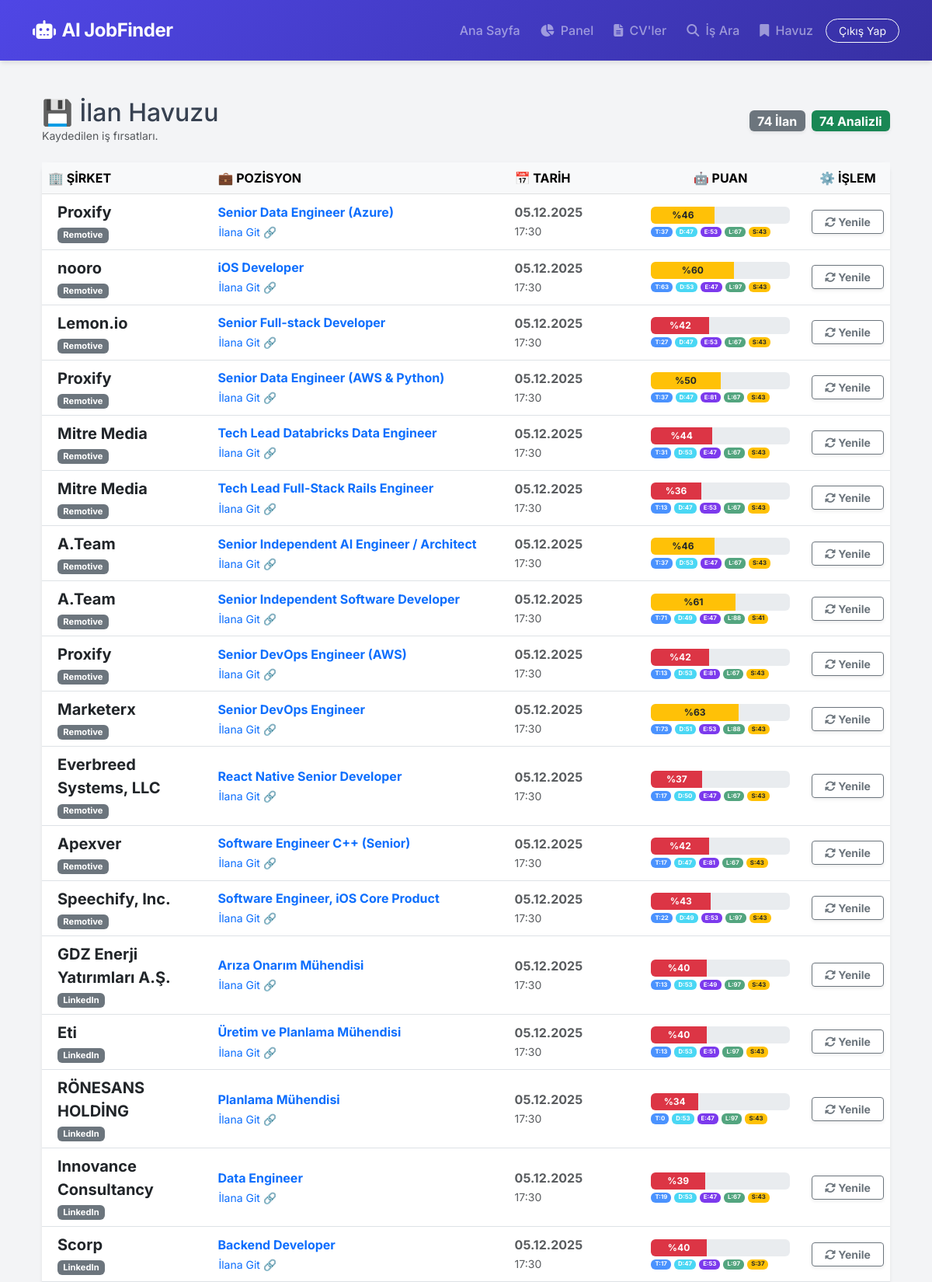
The app's page /kaydedilenler (signed in, upper part) with its own data.
### models.py (models this page shows)
class IsIlani(db.Model):
    id = db.Column(db.Integer, primary_key=True)
    baslik = db.Column(db.String(300), nullable=True)
    sirket_adi = db.Column(db.String(255), nullable=True)
    kaynak_url = db.Column(db.String(500), unique=True, nullable=False)
    kaynak_site = db.Column(db.String(100), nullable=True)
    aciklama_ozeti = db.Column(db.Text, nullable=True)
    bulunma_tarihi = db.Column(db.DateTime, default=datetime.utcnow)
    gereksinimler_json = db.Column(db.JSON, nullable=True)
    bulan_kullanici_id = db.Column(db.Integer, db.ForeignKey('kullanici.id'), nullable=True)
    eslesmeler = db.relationship('Eslesme', backref='is_ilani', lazy=True, cascade='all, delete-orphan')

### app.py (the view)
@app.route('/kaydedilenler')
def kaydedilenler():
    if 'user_id' not in session: return redirect(url_for('login'))
    user_id = session['user_id']
    ilanlar = models.IsIlani.query.filter_by(bulan_kullanici_id=user_id).order_by(models.IsIlani.id.desc()).limit(100).all()
    cvler = models.CV.query.filter_by(aday_id=user_id).all()
    puanlar = {}
    analizler = {}
    if cvler:
        for e in models.Eslesme.query.filter_by(cv_id=cvler[0].id).all():
            puanlar[e.is_ilani_id] = e.skor
            analizler[e.is_ilani_id] = e.analiz_sonucu
    return render_template('kaydedilenler.html', ilanlar=ilanlar, puanlar=puanlar, analizler=analizler, cvler=cvler)

### templates/kaydedilenler.html (shortened to what this page needs)
{% extends 'base.html' %}
{% block content %}
<div class="container mt-4">
    <div class="d-flex justify-content-between align-items-center mb-4">
        <div>
            <h2 class="mb-0">💾 İlan Havuzu</h2>
            <p class="text-muted small mb-0">Kaydedilen iş fırsatları.</p>
        </div>
        <div class="d-flex align-items-center gap-2">
            <span class="badge bg-secondary fs-6 shadow-sm">{{ ilanlar|length }} İlan</span>
            <span class="badge bg-success fs-6 shadow-sm">{{ puanlar|length }} Analizli</span>
        </div>
    </div>
    <div class="card shadow-sm border-0">
        <div class="table-responsive">
            <table class="table table-hover align-middle mb-0">
                <thead class="table-light">
                    <tr>
                        <th style="width: 20%;">🏢 ŞİRKET</th>
                        <th style="width: 35%;">💼 POZİSYON</th>
                        <th style="width: 15%;">📅 TARİH</th>
                        <th style="width: 20%; text-align: center;">🤖 PUAN</th>
                        <th style="width: 10%; text-align: center;">⚙️ İŞLEM</th>
                    </tr>
                </thead>
                <tbody>
                    {% for ilan in ilanlar %}
                    <tr id="ilan-row-{{ ilan.id }}">
                        <td style="padding-left: 20px;">
                            <div class="fw-bold text-dark fs-5">{{ ilan.sirket_adi or 'Belirtilmemiş' }}</div>
                            <span class="badge bg-secondary" style="font-size: 0.7em;">{{ ilan.kaynak_site }}</span>
                        </td>
                        <td>
                            <div class="fw-bold text-primary">{{ ilan.baslik }}</div>
                            <a href="{{ ilan.kaynak_url }}" target="_blank"
                                class="btn btn-link btn-sm p-0 text-decoration-none">İlana Git 🔗</a>
                        </td>
                        <td>
                            <div class="text-muted fw-bold">{{ ilan.bulunma_tarihi.strftime('%d.%m.%Y') }}</div>
                            <small class="text-muted">{{ ilan.bulunma_tarihi.strftime('%H:%M') }}</small>
                        </td>
                        <td style="padding: 0 20px;" id="puan-cell-{{ ilan.id }}">
                            {% if ilan.id in puanlar %}
                            {% set skor = puanlar[ilan.id] %}
                            {% set analiz = analizler.get(ilan.id, {}) %}
                            {% set alt = analiz.get('alt_puanlar', {}) %}
                            {% if skor >= 70 %}
                            <div class="progress mb-1" style="height: 22px;">
                                <div class="progress-bar bg-success fw-bold" style="width: {{ skor }}%;">%{{ skor }}
                                </div>
                            </div>
                            {% elif skor >= 45 %}
                            <div class="progress mb-1" style="height: 22px;">
                                <div class="progress-bar bg-warning text-dark fw-bold" style="width: {{ skor }}%;">%{{
                                    skor }}</div>
                            </div>
                            {% else %}
                            <div class="progress mb-1" style="height: 22px;">
                                <div class="progress-bar bg-danger fw-bold" style="width: {{ skor }}%;">%{{ skor }}
                                </div>
                            </div>
                            {% endif %}
                            {% if alt %}
                            <div class="d-flex flex-wrap gap-1 mt-1" style="font-size: 0.65em;">
                                <span class="badge bg-primary bg-opacity-75" title="Teknik Yetenekler">T:{{ alt.teknik
                                    }}</span>
                                <span class="badge bg-info bg-opacity-75" title="Deneyim">D:{{ alt.deneyim }}</span>
                                <span class="badge bg-purple" style="background-color: #7c3aed;" title="Eğitim">E:{{
                                    alt.egitim }}</span>
                                <span class="badge bg-success bg-opacity-75" title="Dil">L:{{ alt.dil }}</span>
                                <span class="badge bg-warning text-dark" title="Sertifika">S:{{ alt.sertifika }}</span>
                            </div>
                            {% endif %}
                            {% else %}
                            <div class="text-center text-muted small">Analiz Bekliyor</div>
                            {% endif %}
                        </td>
                        <td class="text-center">
                            {% if cvler %}
                            <form action="{{ url_for('tekil_analiz', ilan_id=ilan.id, cv_id=cvler[0].id) }}"
                                method="POST">
                                <button type="submit"
                                    class="btn btn-sm w-100 fw-bold shadow-sm {% if ilan.id in puanlar %} btn-outline-secondary {% else %} btn-primary {% endif %}">
                                    {% if ilan.id in puanlar %} <i class="fas fa-sync-alt"></i> Yenile {% else %} <i
                                        class="fas fa-robot"></i> Analiz Et {% endif %}
                                </button>
                            </form>
                            {% else %}
                            <button class="btn btn-sm btn-light text-muted w-100 border" disabled>CV Yok</button>
                            {% endif %}
                        </td>
                    </tr>
                    {% endfor %}
                </tbody>
            </table>
        </div>
    </div>
</div>
{% endblock %}

### templates/base.html (style rules this page uses)
:root { --primary-color: #4F46E5; --secondary-color: #10B981; --dark-bg: #111827; --light-bg: #F3F4F6; --card-shadow: 0 10px 15px -3px rgba(0, 0, 0, 0.1), 0 4px 6px -2px rgba(0, 0, 0, 0.05); }
body { font-family: 'Inter', sans-serif; background-color: var(--light-bg); color: #374151; display: flex; flex-direction: column; min-height: 100vh; }
.card { border: none; border-radius: 12px; background: white; box-shadow: var(--card-shadow); transition: transform 0.2s ease-in-out; }

### records on screen
IsIlani: sirket_adi "Proxify", kaynak_site "Remotive", baslik "Senior Data Engineer (Azure)", bulunma_tarihi "05.12.2025", bulunma_tarihi "17:30", skor "46", teknik "37", deneyim "47", egitim "53", dil "67", sertifika "43", shows "Yenile"
IsIlani: sirket_adi "nooro", kaynak_site "Remotive", baslik "iOS Developer", bulunma_tarihi "05.12.2025", bulunma_tarihi "17:30", skor "60", teknik "63", deneyim "53", egitim "47", dil "97", sertifika "43", shows "Yenile"
IsIlani: sirket_adi "Lemon.io", kaynak_site "Remotive", baslik "Senior Full-stack Developer", bulunma_tarihi "05.12.2025", bulunma_tarihi "17:30", skor "42", teknik "27", deneyim "47", egitim "53", dil "67", sertifika "43", shows "Yenile"
IsIlani: sirket_adi "Proxify", kaynak_site "Remotive", baslik "Senior Data Engineer (AWS & Python)", bulunma_tarihi "05.12.2025", bulunma_tarihi "17:30", skor "50", teknik "37", deneyim "47", egitim "81", dil "67", sertifika "43", shows "Yenile"
IsIlani: sirket_adi "Mitre Media", kaynak_site "Remotive", baslik "Tech Lead Databricks Data Engineer", bulunma_tarihi "05.12.2025", bulunma_tarihi "17:30", skor "44", teknik "31", deneyim "53", egitim "47", dil "67", sertifika "43", shows "Yenile"
IsIlani: sirket_adi "Mitre Media", kaynak_site "Remotive", baslik "Tech Lead Full-Stack Rails Engineer", bulunma_tarihi "05.12.2025", bulunma_tarihi "17:30", skor "36", teknik "13", deneyim "47", egitim "53", dil "67", sertifika "43", shows "Yenile"
IsIlani: sirket_adi "A.Team", kaynak_site "Remotive", baslik "Senior Independent AI Engineer / Architect", bulunma_tarihi "05.12.2025", bulunma_tarihi "17:30", skor "46", teknik "37", deneyim "53", egitim "47", dil "67", sertifika "43", shows "Yenile"
IsIlani: sirket_adi "A.Team", kaynak_site "Remotive", baslik "Senior Independent Software Developer", bulunma_tarihi "05.12.2025", bulunma_tarihi "17:30", skor "61", teknik "71", deneyim "49", egitim "47", dil "88", sertifika "41", shows "Yenile"
IsIlani: sirket_adi "Proxify", kaynak_site "Remotive", baslik "Senior DevOps Engineer (AWS)", bulunma_tarihi "05.12.2025", bulunma_tarihi "17:30", skor "42", teknik "13", deneyim "53", egitim "81", dil "67", sertifika "43", shows "Yenile"
IsIlani: sirket_adi "Marketerx", kaynak_site "Remotive", baslik "Senior DevOps Engineer", bulunma_tarihi "05.12.2025", bulunma_tarihi "17:30", skor "63", teknik "73", deneyim "51", egitim "53", dil "88", sertifika "43", shows "Yenile"
IsIlani: sirket_adi "Everbreed Systems, LLC", kaynak_site "Remotive", baslik "React Native Senior Developer", bulunma_tarihi "05.12.2025", bulunma_tarihi "17:30", skor "37", teknik "17", deneyim "50", egitim "47", dil "67", sertifika "43", shows "Yenile"
IsIlani: sirket_adi "Apexver", kaynak_site "Remotive", baslik "Software Engineer C++ (Senior)", bulunma_tarihi "05.12.2025", bulunma_tarihi "17:30", skor "42", teknik "17", deneyim "47", egitim "81", dil "67", sertifika "43", shows "Yenile"
IsIlani: sirket_adi "Speechify, Inc.", kaynak_site "Remotive", baslik "Software Engineer, iOS Core Product", bulunma_tarihi "05.12.2025", bulunma_tarihi "17:30", skor "43", teknik "22", deneyim "49", egitim "53", dil "97", sertifika "43", shows "Yenile"
IsIlani: sirket_adi "GDZ Enerji Yatırımları A.Ş.", kaynak_site "LinkedIn", baslik "Arıza Onarım Mühendisi", bulunma_tarihi "05.12.2025", bulunma_tarihi "17:30", skor "40", teknik "13", deneyim "53", egitim "49", dil "97", sertifika "43", shows "Yenile"
IsIlani: sirket_adi "Eti", kaynak_site "LinkedIn", baslik "Üretim ve Planlama Mühendisi", bulunma_tarihi "05.12.2025", bulunma_tarihi "17:30", skor "40", teknik "13", deneyim "53", egitim "51", dil "97", sertifika "43", shows "Yenile"
IsIlani: sirket_adi "RÖNESANS HOLDİNG", kaynak_site "LinkedIn", baslik "Planlama Mühendisi", bulunma_tarihi "05.12.2025", bulunma_tarihi "17:30", skor "34", teknik "0", deneyim "53", egitim "47", dil "97", sertifika "43", shows "Yenile"
IsIlani: sirket_adi "Innovance Consultancy", kaynak_site "LinkedIn", baslik "Data Engineer", bulunma_tarihi "05.12.2025", bulunma_tarihi "17:30", skor "39", teknik "19", deneyim "53", egitim "47", dil "67", sertifika "43", shows "Yenile"
IsIlani: sirket_adi "Scorp", kaynak_site "LinkedIn", baslik "Backend Developer", bulunma_tarihi "05.12.2025", bulunma_tarihi "17:30", skor "40", teknik "17", deneyim "47", egitim "53", dil "97", sertifika "37", shows "Yenile"

### other values on screen
{{ ilanlar|length }} "74"
{{ puanlar|length }} "74"
